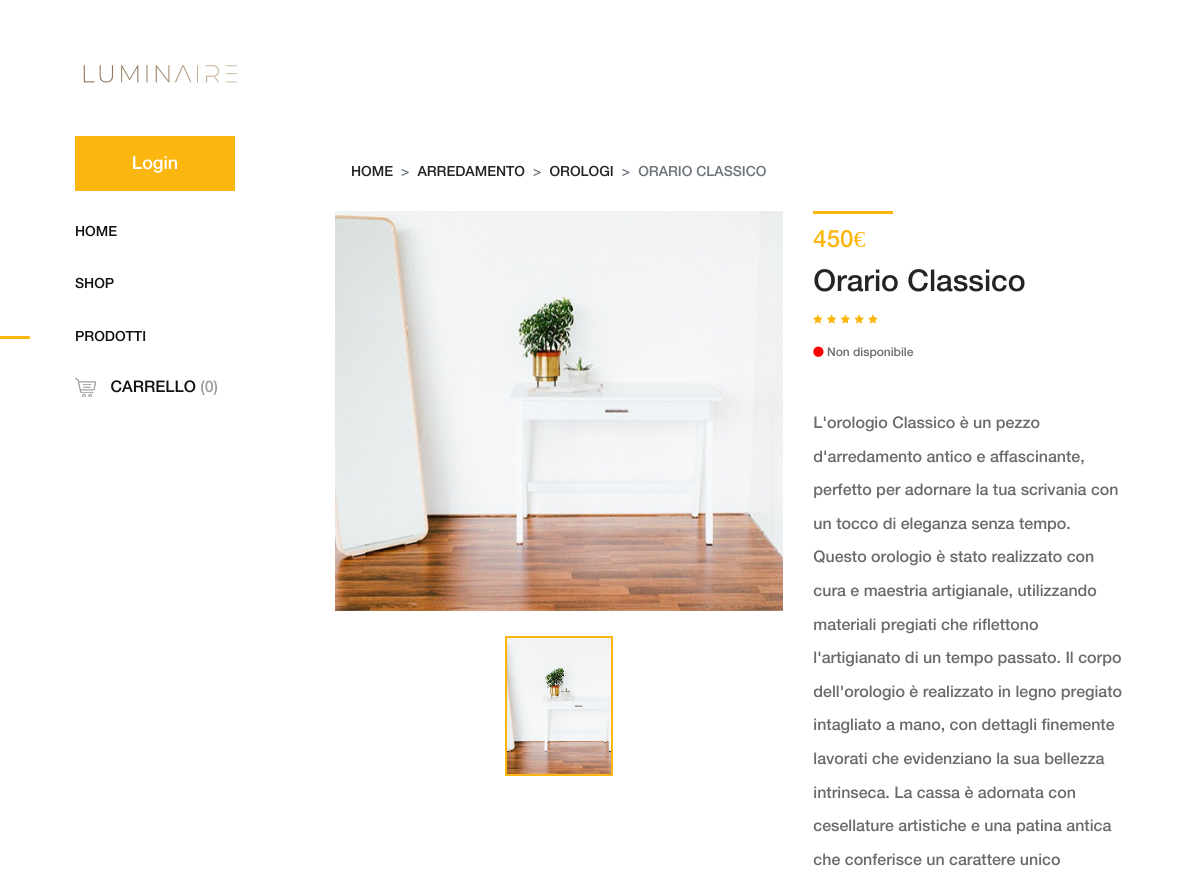
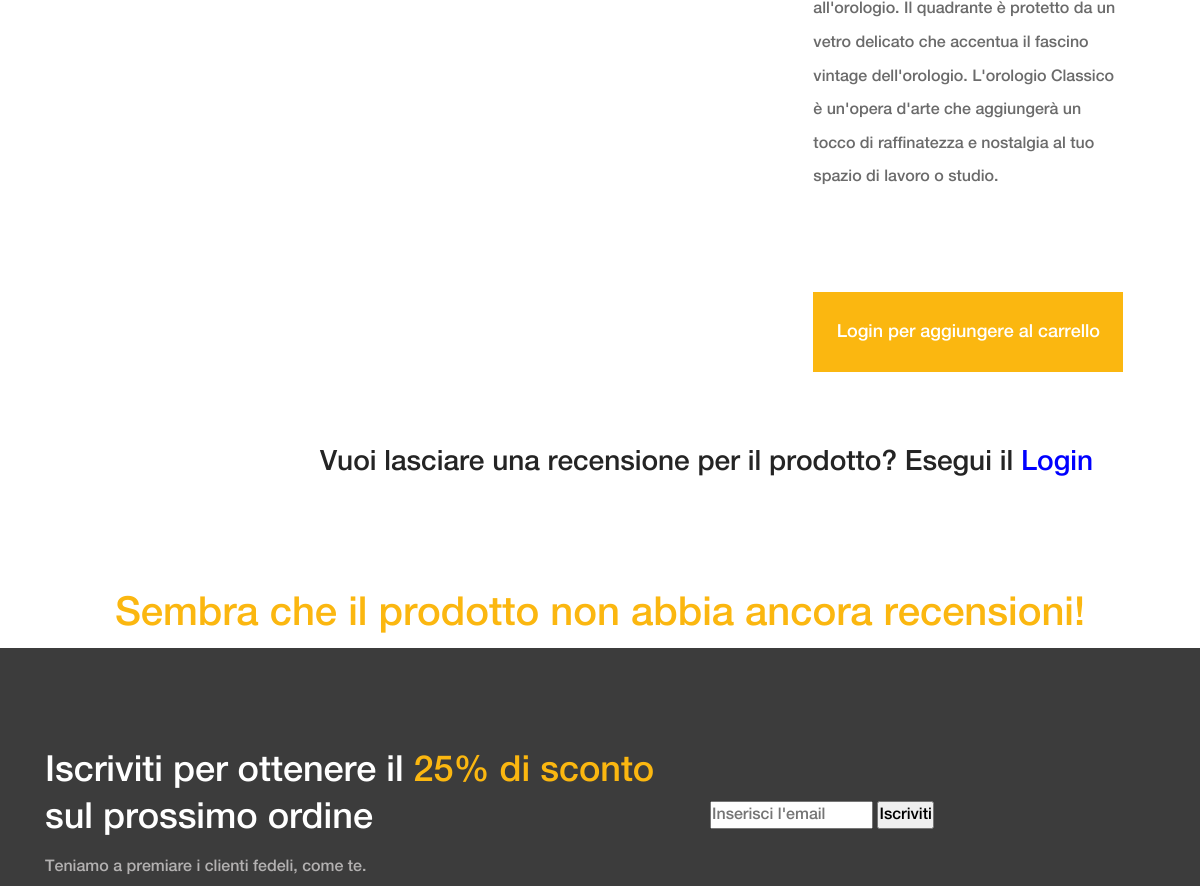
The app's page /Progetto-mokup/amado-master/Orologio.php (upper part), older data (2 pictures, top to bottom).
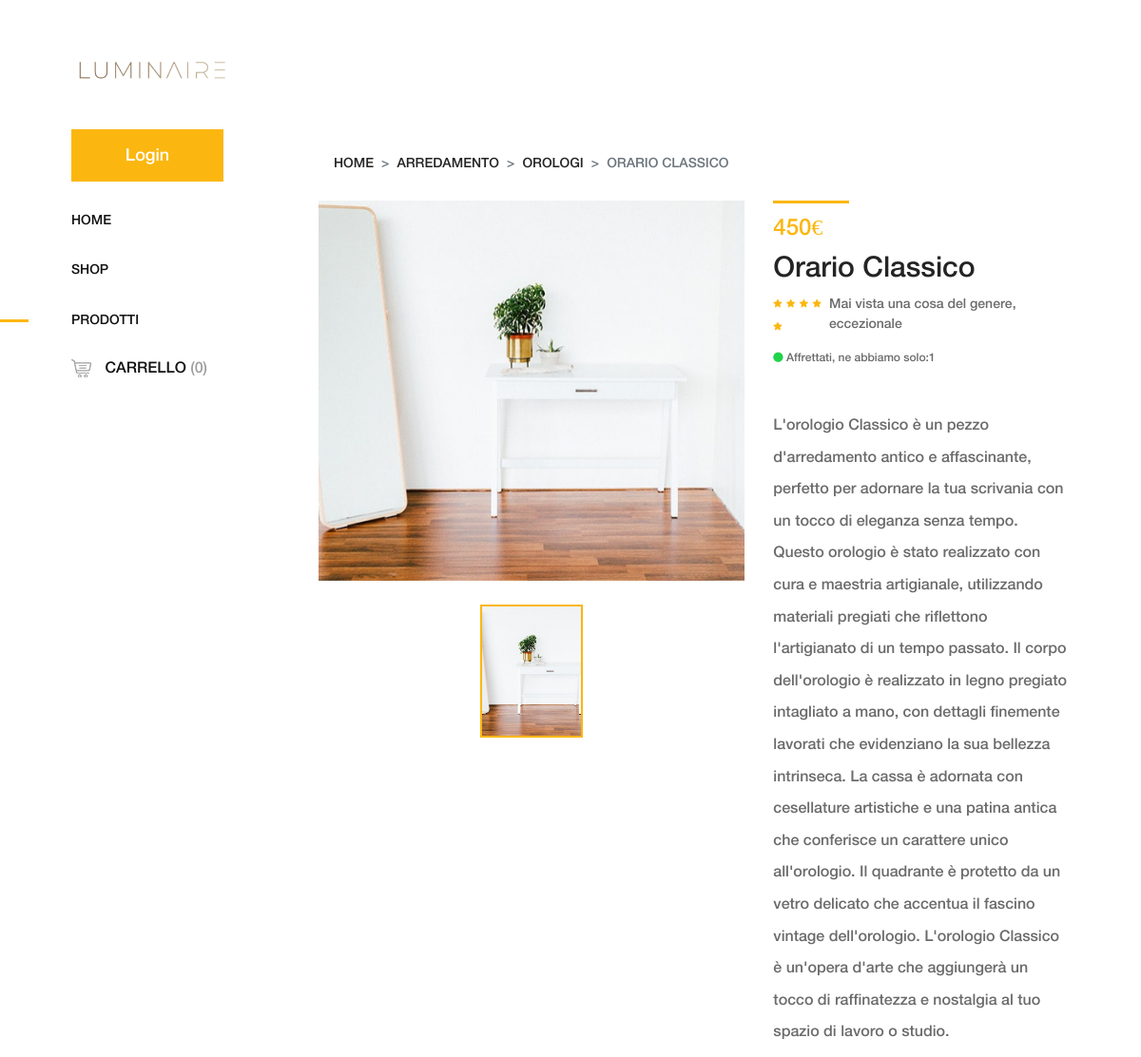
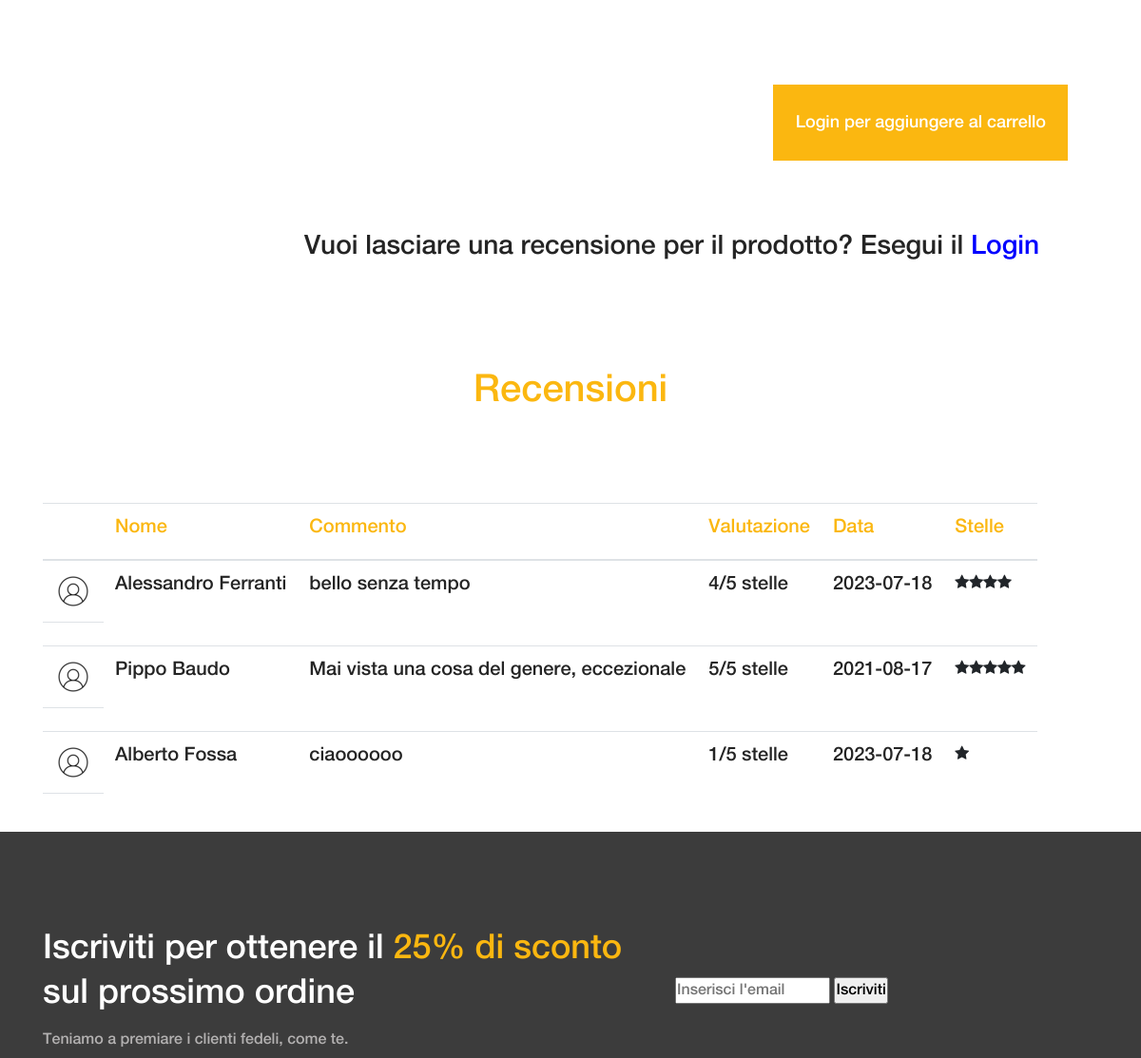
The same page, newer data (2 pictures, top to bottom).
### tables this page shows
CREATE TABLE IF NOT EXISTS `ProdottiInVendita` (
  `idProdotto` INT NOT NULL AUTO_INCREMENT,
  `NomeProdotto` VARCHAR(45) NULL,
  `Prezzo` FLOAT NULL,
  `CasaProduttrice` INT NULL,
  `Reparti_idReparto` INT NOT NULL,
  `Magazzino_idMagazzino` INT NOT NULL,
  `Quantità` INT NULL,
  PRIMARY KEY (`idProdotto`),
  INDEX `fk_ProdottiInVendita_Reparti1_idx` (`Reparti_idReparto` ASC),
  INDEX `fk_ProdottiInVendita_Magazzino1_idx` (`Magazzino_idMagazzino` ASC),
  CONSTRAINT `fk_ProdottiInVendita_Reparti1`
    FOREIGN KEY (`Reparti_idReparto`)
    REFERENCES `Reparti` (`idReparto`)
    ON DELETE NO ACTION
    ON UPDATE NO ACTION,
  CONSTRAINT `fk_ProdottiInVendita_Magazzino1`
    FOREIGN KEY (`Magazzino_idMagazzino`)
    REFERENCES `Magazzino` (`idMagazzino`)
    ON DELETE NO ACTION
    ON UPDATE NO ACTION);

CREATE TABLE IF NOT EXISTS `Recensioni` (
  `Utenti_idUtenti` INT NOT NULL,
  `ProdottiInVendita_idProdotto` INT NOT NULL,
  `Data` DATE NULL,
  `Valutazione` INT NULL,
  `Commento` VARCHAR(1000) NULL,
  PRIMARY KEY (`Utenti_idUtenti`, `ProdottiInVendita_idProdotto`),
  INDEX `fk_Recensiscono_ProdottiInVendita1_idx` (`ProdottiInVendita_idProdotto` ASC),
  CONSTRAINT `fk_Recensiscono_Utenti`
    FOREIGN KEY (`Utenti_idUtenti`)
    REFERENCES `Utenti` (`idUtenti`)
    ON DELETE NO ACTION
    ON UPDATE NO ACTION,
  CONSTRAINT `fk_Recensiscono_ProdottiInVendita1`
    FOREIGN KEY (`ProdottiInVendita_idProdotto`)
    REFERENCES `ProdottiInVendita` (`idProdotto`)
    ON DELETE NO ACTION
    ON UPDATE NO ACTION);

CREATE TABLE IF NOT EXISTS `Utenti` (
  `idUtenti` INT NOT NULL AUTO_INCREMENT,
  `Nome` VARCHAR(45) NULL,
  `Cognome` VARCHAR(45) NULL,
  `Username` VARCHAR(45) NULL,
  `Email` VARCHAR(45) NULL,
  `DataDiNascita` DATE NULL,
  `Password` VARCHAR(45) NULL,
  PRIMARY KEY (`idUtenti`));

### Progetto-mokup/amado-master/recensioni.php (the view, shortened to what this page needs)
<?php
$conn = openconnection();
$sql = "SELECT * FROM Recensioni WHERE ProdottiInVendita_idProdotto=$id_db";
$result = $conn->query($sql);
$recensioni = array();
while ($row = $result->fetch_assoc()) {
  $autore = $row['Utenti_idUtenti'];
  $prodotto = $row['ProdottiInVendita_idProdotto'];
  $data = $row['Data'];
  $valutazione = $row['Valutazione'];
  $commento=$row['Commento'];
  $elemento = array(
    'autore' => $autore,
    'prodotto' => $prodotto,
    'data' => $data,
    'valutazione' => $valutazione,
    'commento' => $commento
  );
  $recensioni[$autore] = $elemento;
}
if(count(array_keys($recensioni))==0){
  echo "<div class='container'>
    <h1><span style='color: #fbb710;''>Sembra che il prodotto non abbia ancora recensioni!</span><h1>
</div>";
}else{
  echo "<div class='container'>
    <h1><span style='color: #fbb710;''>Recensioni</span><h1>
</div> <br><br><br><br><br><br>";
}
if(count(array_keys($recensioni))!=0){
?>
<div class="container">
  <table class="table table-responsive">
    <thead>
        <tr>
            <th>    </th>
            <th><h5><span style="color: #fbb710;">Nome</span></h5></th>
            <th><h5><span style="color: #fbb710;">Commento</span></h5></th>
            <th><h5><span style="color: #fbb710;">Valutazione</span></h5></th>
            <th><h5><span style="color: #fbb710;">Data</span></h5></th>
            <th><h5><span style="color: #fbb710;">Stelle</span></h5></th>
        </tr>
    </thead>
    <tbody>
  <?php
foreach ($recensioni as $rec=> $elemento){
  $conn = openconnection();
  $sql = "SELECT Nome, Cognome FROM Utenti WHERE idUtenti=".$elemento['autore'];
  $result = $conn->query($sql);
  $row = $result->fetch_assoc();
  $nome = $row['Nome'];
  $cognome = $row['Cognome'];
  $nomeCompleto=$nome." ".$cognome;
  ?>
  <tr>
      <td>
        <img src="img/core-img/utente.png" alt="Utente">
      </td>
      <td>
        <?php echo'<h5>'. $nomeCompleto.' </h5>';  ?>
      </td>
      <td><?php  echo'<h5>'. $elemento['commento'].' </h5>'; ?></td>
      <td><?php  echo'<h5>'. $elemento['valutazione']."/5 stelle".' </h5>'; ?></td>
      <td>  <?php  echo'<h5>'. $elemento['data'].' </h5>'; ?></td>
      <td>  <div class="product-description d-flex align-items-center justify-content-between">
          <div class="product-meta-data">
            <div class="ratings-review mb-15 d-flex align-items-center justify-content-between">
                <div class="ratings">
              <?php
              for($i=0;$i<$elemento['valutazione'];$i++){
                echo '<i class="fa fa-star" aria-hidden="true"></i>';
              };?>
              </div>
            </div>
          </div>
      </div></td>
  </tr>
  <tr>
    <td></td>
  </tr>
<?php
};?>
</tbody>
</table>
</div>
<?php }; ?>
<!DOCTYPE html>
<html lang="en" dir="ltr">
  <head>
  </head>
  <body>
  </body>
</html>

### Progetto-mokup/amado-master/Orologio.php (shortened to what this page needs)
<?php
require_once 'Function_utility.php';
  $id_db=6;
 ?>
<!DOCTYPE html>
<html lang="en">
<head>
    <link rel="stylesheet" href="css/core-style.css">
    <link rel="stylesheet" href="style.css">
</head>
<body>
    <div class="main-content-wrapper d-flex clearfix">
        <?php
         include 'header.php'; ?>
        <div class="single-product-area section-padding-100 clearfix">
            <div class="container-fluid">
                <div class="row">
                    <div class="col-12">
                        <nav aria-label="breadcrumb">
                            <ol class="breadcrumb mt-50">
                                <li class="breadcrumb-item"><a href="index.php">Home</a></li>
                                <li class="breadcrumb-item"><a href="#">Arredamento</a></li>
                                <li class="breadcrumb-item"><a href="#">Orologi</a></li>
                                <li class="breadcrumb-item active" aria-current="page">Orario Classico</li>
                            </ol>
                        </nav>
                    </div>
                </div>
                <div class="row">
                    <div class="col-12 col-lg-7">
                        <div class="single_product_thumb">
                            <div id="product_details_slider" class="carousel slide" data-ride="carousel">
                                <ol class="carousel-indicators">
                                    <li class="active" data-target="#product_details_slider" data-slide-to="0" style="background-image: url(img/product-img/6.jpg);">
                                    </li>
                                </ol>
                                <div class="carousel-inner">
                                    <div class="carousel-item active">
                                        <a class="gallery_img" href="img/product-img/6.jpg">
                                            <img class="d-block w-100" src="img/product-img/6.jpg" alt="First slide">
                                        </a>
                                    </div>
                                    </div>
                                </div>
                            </div>
                        </div>
                    <div class="col-12 col-lg-5">
                        <div class="single_product_desc">
                            <div class="product-meta-data">
                                <div class="line"></div>
                                <p class="product-price">450€</p>
                                <a href="product-details.html">
                                    <h6>Orario Classico</h6>
                                </a>
                                <div class="ratings-review mb-15 d-flex align-items-center justify-content-between">
                                    <div class="ratings">
                                        <i class="fa fa-star" aria-hidden="true"></i>
                                        <i class="fa fa-star" aria-hidden="true"></i>
                                        <i class="fa fa-star" aria-hidden="true"></i>
                                        <i class="fa fa-star" aria-hidden="true"></i>
                                        <i class="fa fa-star" aria-hidden="true"></i>
                                    </div>
                                    <div class="review">
                                        <a href="sedia_bianca.html"><?php $conn = openconnection();
                                        $sql = "SELECT Commento FROM Recensioni WHERE ProdottiInVendita_idProdotto=$id_db && valutazione = (SELECT MAX(valutazione)FROM recensioni WHERE ProdottiInVendita_idProdotto=$id_db)";
                                        $result = $conn->query($sql);
                                        $row = $result->fetch_assoc();
                                        if($row!=null){
                                          $migliorCommento = $row['Commento'];
                                            echo "$migliorCommento";
                                        }
                                      ?></a>
                                    </div>
                                </div>
                                <?php
                                check_availability(6);
                                   ?>
                            </div>
                            <div class="short_overview my-5">
                                <p>L'orologio Classico è un pezzo d'arredamento antico e affascinante, perfetto per adornare la tua scrivania con un tocco di eleganza senza tempo. Questo orologio è stato realizzato con cura e maestria artigianale, utilizzando materiali pregiati che riflettono l'artigianato di un tempo passato. Il corpo dell'orologio è realizzato in legno pregiato intagliato a mano, con dettagli finemente lavorati che evidenziano la sua bellezza intrinseca. La cassa è adornata con cesellature artistiche e una patina antica che conferisce un carattere unico all'orologio. Il quadrante è protetto da un vetro delicato che accentua il fascino vintage dell'orologio. L'orologio Classico è un'opera d'arte che aggiungerà un tocco di raffinatezza e nostalgia al tuo spazio di lavoro o studio.</p>
                            </div>
                            <?php $_SESSION["id_prod"] = ADD_TO_CART(6) ?>
                        </div>
                    </div>
                </div>
            </div>
            <?php
            include 'lascia_recensione.php';?>
        </div>
        <?php
        $id_db=6;
        include 'recensioni.php';
         ?>
    </div>
    <?php include "newsletter.php"; ?>
    <?php include 'footer.php'; ?>
</body>
</html>

### Progetto-mokup/amado-master/header.php (shortened to what this page needs)
<?php
require_once 'Function_utility.php';
    ?>
<!DOCTYPE html>
<html lang="en" dir="ltr">
  <head>
  </head>
  <body>
    <header class="header-area clearfix">
        <?php
        if (check_login()==TRUE)
        {
           include 'nav_loggato.php';
        }
        else
        {
           include 'nav.php';
        }
         ?>
    </header>
  </body>
</html>

### Progetto-mokup/amado-master/nav.php
<div>
    <a href="index.php"><img src="img/core-img/logopic.png" alt="" width = "300" height = "183"></a><br> <br><br>
</div>
<nav class="amado-nav">
    <a href="login_section/login.php" class="btn amado-btn mb-15">Login</a>
    <ul>
        <li><a href="index.php">Home</a></li>
        <li><a href="shop.php">Shop</a></li>
        <li class="active"><a href="product-details.html">Prodotti</a></li>
    </ul>
</nav>
<div class="cart-fav-search mb-100">
    <a href="cart.php" class="cart-nav"><img src="img/core-img/cart.png" alt=""> Carrello <span>(0)</span></a>
</div>

### Progetto-mokup/amado-master/Function_utility.php (shortened to what this page needs)
<?php
  function check_availability($n)
  {
    $conn = openconnection();
    $sql = "SELECT Quantità FROM ProdottiInVendita p WHERE p.idProdotto=$n";
    $result = $conn->query($sql);
    $row = $result->fetch_assoc();
    $quant=$row['Quantità'];
      if($quant>0 && $quant<4){
          echo'<p class="avaibility"><i class="fa fa-circle"></i> Affrettati, ne abbiamo solo:' . $quant .' </p>';
      }
      elseif ($quant==0) {
          echo '<p class="avaibility"><i class="fa fa-circle" style="color:red"></i>  Non disponibile </p>';
      }
      else {
        echo '<p class="avaibility"><i class="fa fa-circle"></i>  Ne rimangono: ' . $quant . '</p>';
      }
      return;
  }
  function ADD_TO_CART($n)
  {
    $conn = openconnection();
    $sql = "SELECT Quantità FROM ProdottiInVendita p WHERE p.idProdotto=$n";
    $result = $conn->query($sql);
    $row = $result->fetch_assoc();
    $quant=$row['Quantità'];
    if (check_login() == TRUE && $quant>0) {
        echo '
        <form class="cart clearfix" method="POST" action="indexpaginaprotetta.php">
            <button type="submit" id="button_add_to_cart" value="5" class="btn amado-btn" name="set_provenience">Aggiungi al carrello</button>
        </form>';
        return $n;
    }
    elseif(check_login() == TRUE && $quant==0){
      echo '<form class="cart clearfix" method="post" >
          <div class="cart-btn d-flex mb-50">
          </div>
          <button type="submit" name="addtocart" value="5" class="btn amado-btn">Non disponibile, tornerà presto!</button>
      </form>';
    }
    else{
      echo '<form class="cart clearfix" method="post" action=login_section/login.php>
          <div class="cart-btn d-flex mb-50">
          </div>
          <button type="submit" name="addtocart" value="5" class="btn amado-btn">Login per aggiungere al carrello</button>
      </form>';
    }
  }
 ?>

### Progetto-mokup/amado-master/lascia_recensione.php (shortened to what this page needs)
<br><br><br>
<form method="POST">
 <?php
 if (isset($_SESSION['Username_utente'])) {
     $user_id = $_SESSION['Username_utente'];
     echo "<h3>Lascia una recensione per questo prodotto!</h3>";
     echo "<input type='hidden' name='user_id' value='$user_id'>";
     echo "<input type='hidden' name='prod_id' value='$id_db'>";
     echo "<input type='hidden' name='date' value='" . date('m-d-Y') . "'>";
 } else {
echo "<h3>Vuoi lasciare una recensione per il prodotto? Esegui il <span onclick=\"window.location.href = 'login_section/login.php';\" style=\"cursor: pointer; color:blue;\">Login</span></h3>"; }
 ?>

### Progetto-mokup/amado-master/newsletter.php (shortened to what this page needs)
<!DOCTYPE html>
<html lang="en" dir="ltr">
  <head>
  </head>
  <body>
    <section class="newsletter-area section-padding-100-0">
        <div class="container">
            <div class="row align-items-center">
                <div class="col-12 col-lg-6 col-xl-7">
                    <div class="newsletter-text mb-100">
                      <h2>Iscriviti per ottenere il <span>25% di sconto</span> sul prossimo ordine</h2>
                      <p>Teniamo a premiare i clienti fedeli, come te.</p>
                    </div>
                </div>
                <div class="col-12 col-lg-6 col-xl-5">
                    <div class="newsletter-form mb-100">
                        <form action="login_section/Register.html" method="post">
                            <input type="email" name="email" class="nl-email" placeholder="Inserisci l'email">
                            <input type="submit" value="Iscriviti">
                        </form>
                    </div>
                </div>
            </div>
        </div>
    </section>
  </body>
</html>

### Progetto-mokup/amado-master/footer.php (shortened to what this page needs)
<!DOCTYPE html>
<html lang="en" dir="ltr">
  <head>
  </head>
  <body>
  </body>
</html>

### Progetto-mokup/amado-master/recensioni.php (style rules this page uses)
.container { display: flex; justify-content: center; }

Row changes from the older to the newer data that the page shows:
added prodottiinvendita: Quantità "1"
added recensioni: Utenti_idUtenti.Cognome "Alessandro Ferranti", Commento "bello senza tempo", Valutazione "4", Data "2023-07-18"
added recensioni: Utenti_idUtenti.Cognome "Pippo Baudo", Commento "Mai vista una cosa del genere, eccezionale", Valutazione "5", Data "2021-08-17"
added recensioni: Utenti_idUtenti.Cognome "Alberto Fossa", Commento "ciaoooooo", Valutazione "1", Data "2023-07-18"
Text that changed along with them:
$migliorCommento: (not shown) → "Mai vista una cosa del genere, eccezionale"
text no longer shown: "Non disponibile Sembra che il prodotto non abbia ancora recensioni!"
text now shown: "Affrettati, ne abbiamo solo: Recensioni Nome Commento Valutazione Data Stelle"
